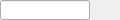
<?xml version="1.0" encoding="UTF-8"?>
<ui version="4.0">
 <class>Form</class>
 <widget class="QWidget" name="Form">
  <property name="geometry">
   <rect>
    <x>0</x>
    <y>0</y>
    <width>120</width>
    <height>20</height>
   </rect>
  </property>
  <property name="windowTitle">
   <string>Form</string>
  </property>
  <widget class="caLineEdit" name="calineedit_2">
   <property name="geometry">
    <rect>
     <x>0</x>
     <y>0</y>
     <width>90</width>
     <height>20</height>
    </rect>
   </property>
   <property name="channel" stdset="0">
    <string notr="true">$(CHAN)</string>
   </property>
  </widget>
 </widget>
 <customwidgets>
  <customwidget>
   <class>caLineEdit</class>
   <extends>QLineEdit</extends>
   <header>caLineEdit</header>
  </customwidget>
 </customwidgets>
 <resources/>
 <connections/>
</ui>
